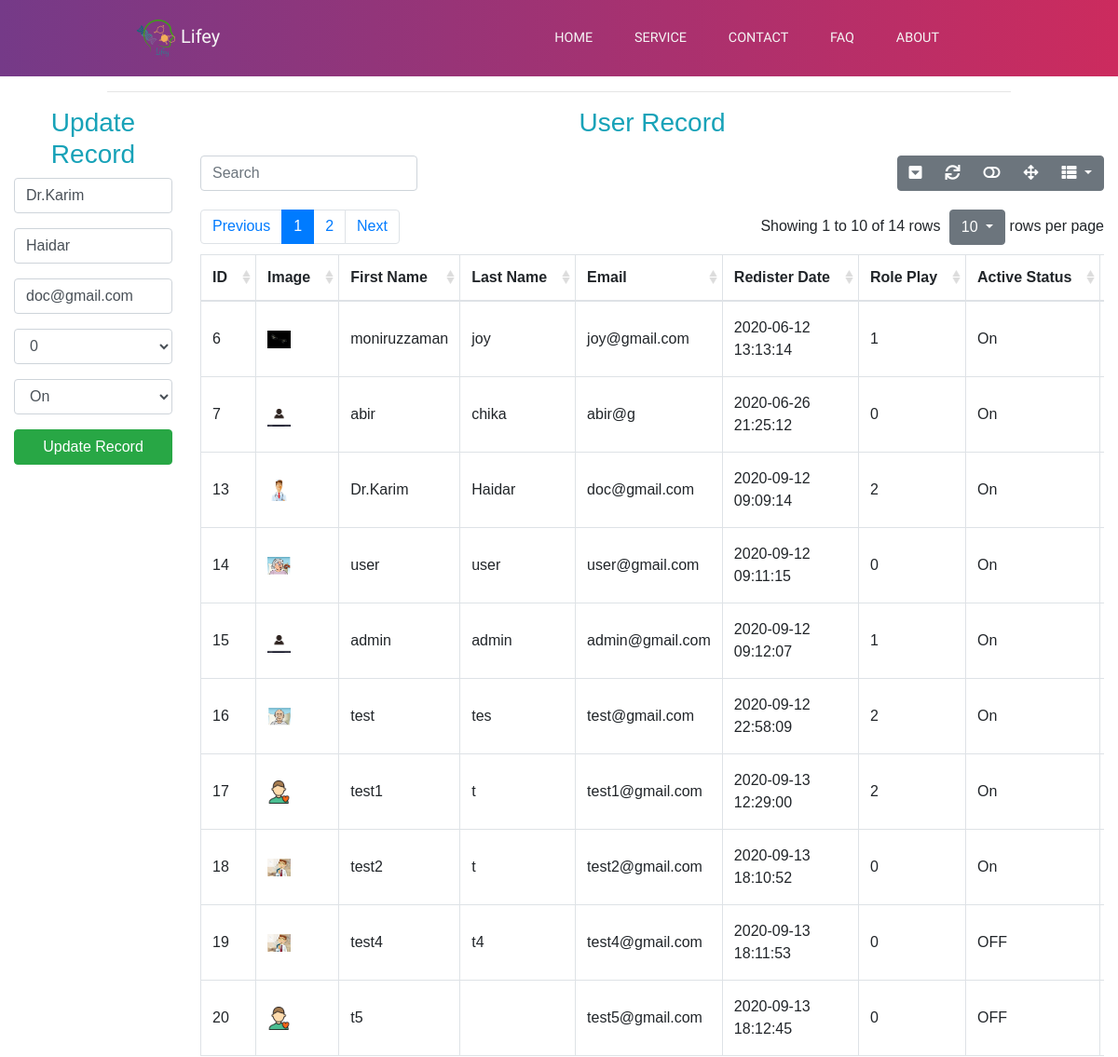
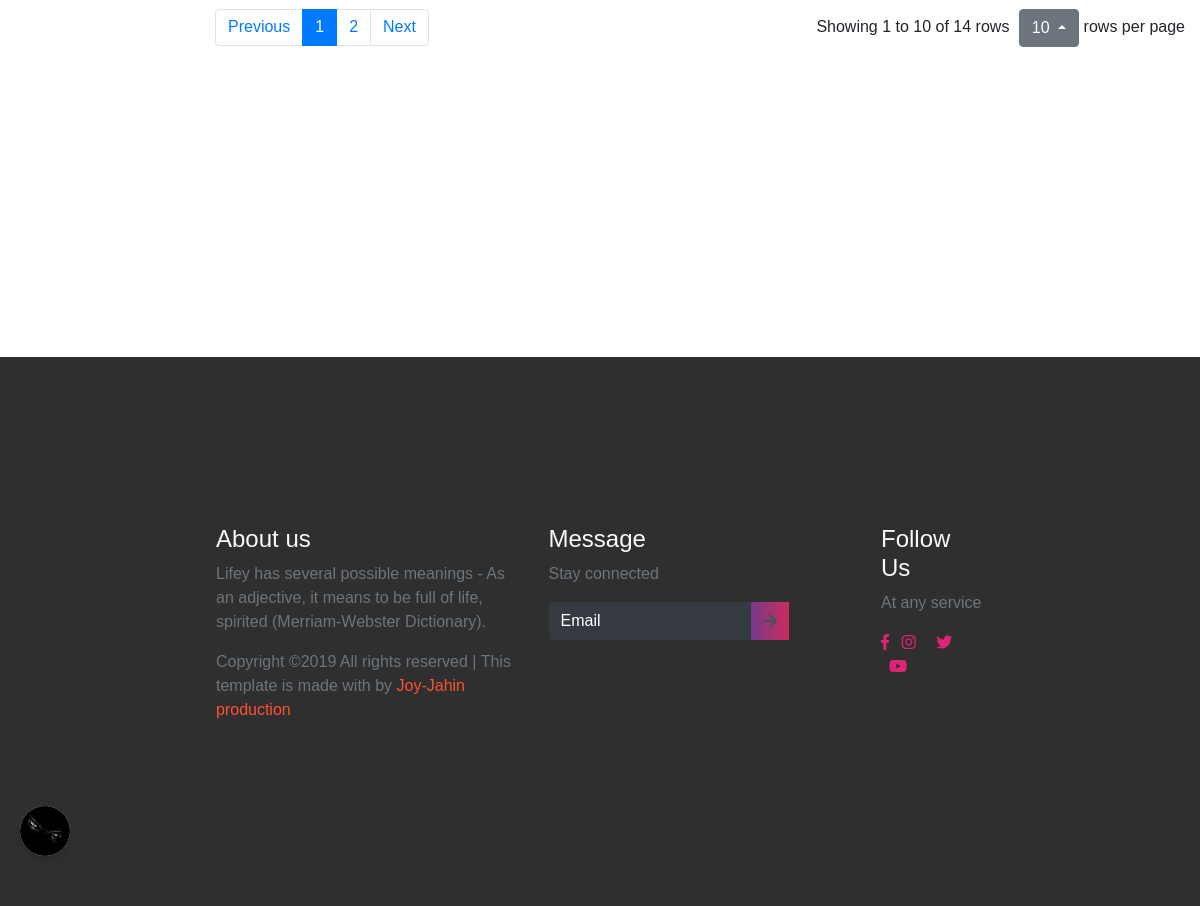
The app's page /lifey/pages/user_record.php?edit=13 (signed in) with its own data (2 pictures, top to bottom).
### tables this page shows
CREATE TABLE `user_registration` (
  `userID` int(11) NOT NULL,
  `firstName` varchar(255) DEFAULT NULL,
  `lastName` varchar(255) DEFAULT NULL,
  `email` varchar(255) NOT NULL,
  `password` varchar(200) NOT NULL,
  `token` varchar(255) DEFAULT NULL,
  `active` varchar(255) DEFAULT NULL,
  `profileImage` varchar(255) DEFAULT NULL,
  `registerDate` datetime DEFAULT NULL,
  `role_play` int(11) NOT NULL DEFAULT '0'
);

### lifey/pages/user_record_action.php (called while the page is built, shortened)
<?php
    global $ConnectingDB;
	if(isset($_GET['edit'])){
		$id=$_GET['edit'];
		$query="SELECT * FROM user_registration WHERE userID=?";
		$stmt=$ConnectingDB->prepare($query);
		$stmt->bind_param("i",$id);
		$stmt->execute();
		$result=$stmt->get_result();
		$row=$result->fetch_assoc();
		$firstname=$row['firstName'];
		$lastname=$row['lastName'];
        $email=$row['email'];
		$role=$row['role_play'];
		$status=$row['active'];
	}
?>

### lifey/pages/user_record.php (the view, shortened to what this page needs)
<?php require_once("Include/DB.php"); ?>
<?php include 'user_record_action.php';?>
<!DOCTYPE html>
<html lang="en">
<head>
  <link rel="stylesheet" href="https://maxcdn.bootstrapcdn.com/bootstrap/4.1.3/css/bootstrap.min.css">
  <link rel="stylesheet" type="text/css" href="https://cdn.datatables.net/v/bs4/dt-1.10.18/datatables.min.css" />
    <link rel="stylesheet" href="../css/custom/navbar_footer.css">
    <link rel="stylesheet" type="text/css" href="../css/custom/user_toggle.css">
    <link rel="stylesheet" type="text/css" href="../css/custom/user_record.css">
     <link rel="stylesheet" href="../css/custom/all.css">
    <link rel="stylesheet" href="https://use.fontawesome.com/releases/v5.6.3/css/all.css">
    <link rel="stylesheet" href="../css/bootstrap/bootstrap-table.min.css">
     <link href="https://unpkg.com/jquery-resizable-columns@0.2.3/dist/jquery.resizableColumns.css" rel="stylesheet">
    <link href="https://unpkg.com/bootstrap-table@1.17.1/dist/bootstrap-table.min.css" rel="stylesheet">
</head>
  <body>
<?php
			include ('user_toggle.php');
	?>
      <header>
        <div class="container-fluid p-0">
            <nav class="navbar navbar-expand-lg">
                <a class="navbar-brand" href="home.php">
                    <img src="../images/lifey_favicon.png" style="width:50px;height:50px;">Lifey</a>
                <div class="collapse navbar-collapse" id="navbarNav">
                    <ul class="navbar-nav">
                        <li class="nav-item active">
                            <a class="nav-link" href="home.php">HOME
                            </a>
                        </li>
                        <li class="nav-item">
                            <a class="nav-link" href="services.php">SERVICE</a>
                        </li>
                        <li class="nav-item">
                            <a class="nav-link" href="contact_page.php">CONTACT</a>
                        </li>
                        <li class="nav-item">
                            <a class="nav-link" href="FAQ.php">FAQ</a>
                        </li>
                        <li class="nav-item">
                            <a class="nav-link" href="about_us.php">ABOUT</a>
                        </li>
                    </ul>
                </div>
            </nav>
        </div>
    </header>
<main id="main-area">
<section class="user-upate" style="margin-bottom: 300px;">
  <div class="container-fluid ">
    <div class="row justify-content-center">
      <div class="col-md-10">
        <hr>
      </div>
    </div>
    <div class="row">
        <div class="col-md-2">
        <h3 class="text-center text-info">Update Record</h3>
          <form action="user_record_action.php" method="post" enctype="multipart/form-data">
          <div class="form-group">
            <input type="text" name="firstname" value="<?= $firstname; ?>" class="form-control" placeholder="Enter first name" required>
          </div>
          <div class="form-group">
            <input type="text" name="lastname" value="<?= $lastname; ?>" class="form-control" placeholder="Enter last name" required>
          </div>
          <div class="form-group">
            <input type="email" name="email" value="<?= $email; ?>" class="form-control" placeholder="Enter e-mail" required>
          </div>
          <div class="form-group">
        <select type="number" name="role" value="<?= $role; ?>" class="form-control" required>
                                    <option selected>0</option>
              </select>
              </div>
          <div class="form-group">
              <select type="text" name="status" value="<?= $status; ?>" class="form-control" required>
                                    <option selected>On</option>
                                    </select>
              </div>
          <div class="form-group">
            <input type="submit" name="update" class="btn btn-success btn-block" value="Update Record">
          </div>
        </form>
      </div>
        <div class="col-md-10">
           <?php
          global $ConnectingDB;
          $query = 'SELECT * FROM user_registration';
          $stmt = $ConnectingDB->prepare($query);
          $stmt->execute();
          $result = $stmt->get_result();
        ?>
        <h3 class="text-center text-info">User Record</h3>
        <table
               id="data-table"
               data-toggle="table"
               data-pagination="true"
               data-search="true"
               data-search-align="left"
               data-show-columns="true"
               data-show-toggle="true"
               data-show-refresh="true"
               data-show-fullscreen="true"
               data-show-pagination-switch="true"
               data-pagination-pre-text="Previous"
               data-pagination-next-text="Next"
               data-pagination-h-align="left"
               data-pagination-detail-h-align="right"
               data-page-list="[5, 10, 20, 30, 40, 50, ALL]"
               data-resizable="true"
               data-pagination-v-align="both"
               >
          <thead>
            <tr>
              <th data-field="userID" data-sortable="true">ID</th>
              <th data-field="profileImage" data-sortable="true">Image</th>
              <th data-field="firstName" data-sortable="true">First Name</th>
              <th data-field="lastName" data-sortable="true">Last Name</th>
              <th data-field="email" data-sortable="true">Email</th>
              <th data-field="registerDate" data-sortable="true">Redister Date</th>
              <th data-field="role_play" data-sortable="true">Role Play</th>
              <th data-field="active" data-sortable="true">Active Status</th>
            </tr>
          </thead>
          <tbody>
            <?php while ($row = $result->fetch_assoc()) { ?>
            <tr>
              <td><?= $row['userID']; ?></td>
              <td><img src="<?= $row['profileImage']; ?>" width="25"></td>
              <td><?= $row['firstName']; ?></td>
              <td><?= $row['lastName']; ?></td>
              <td><?= $row['email']; ?></td>
              <td><?= $row['registerDate']; ?></td>
              <td><?= $row['role_play']; ?></td>
              <td><?= $row['active']; ?></td>
              <td>
              </td>
            </tr>
            <?php } ?>
          </tbody>
        </table>
      </div>
    </div>
  </div>
  </section>
</main>
 <footer class="footer">
        <div class="container-fluid p-0">
            <div class="row text-left">
                <div class="col-md-5 col-sm-5">
                    <h4 class="text-light">About us</h4>
                    <p class="text-muted"> Lifey has several possible meanings - As an adjective, it means to be full of life, spirited (Merriam-Webster Dictionary).</p>
                    <p class="pt-6 text-muted">Copyright ©2019 All rights reserved | This template is made with by
                        <span>Joy-Jahin production</span>
                    </p>
                </div>
                <div class="col-md-5 col-sm-12">
                    <h4 class="text-light">Message</h4>
                    <p class="text-muted">Stay connected</p>
                    <form class="form-inline">
                        <div class="col pl-0">
                            <div class="input-group pr-5">
                                <input type="text" class="form-control bg-dark text-white" id="inlineFormInputGroupUsername2" placeholder="Email">
                                <div class="input-group-prepend">
                                    <div class="input-group-text">
                                        <i class="fas fa-arrow-right"></i>
                                    </div>
                                </div>
                            </div>
                        </div>
                    </form>
                </div>
                <div class="col-md-2 col-sm-12">
                    <h4 class="text-light">Follow Us</h4>
                    <p class="text-muted">At any service</p>
                    <div class="column text-light">
                        <i class="fab fa-facebook-f"></i>
                        <i class="fab fa-instagram"></i>
                        <i class="fab fa-twitter"></i>
                        <i class="fab fa-youtube"></i>
                    </div>
                </div>
            </div>
        </div>
    </footer>
</body>
</html>

### lifey/css/custom/navbar_footer.css (style rules this page uses)
* { box-sizing: border-box; }
header { overflow-x: hidden; }
:root { --Sniglet-font: "Sniglet", cursive; --Rubik: "Rubik", cursive; --Patua: "Patua One", cursive; --Lobster: "lobster", cursive; --light-black: #2e2c2caf; --bggradient: -webkit-linear-gradient(to right, #753a88, #cc2b5e); --bggradient: linear-gradient(to right, #753a88, #cc2b5e); --light-gray: rgba(255, 255, 255, 0.877); }
header a { font-family: var(--Sniglet-font); font-size: 0.9em; color: whitesmoke; }
header .nav-item:last-child { padding-right: 10.5em; }
header .nav-item { padding: 0.9em; }
header .navbar-brand { padding-left: 8rem; }
header { background: #cc2b5e; background: var(--bggradient); }
footer { background: rgba(0, 0, 0, 0.815); overflow-x: hidden; padding: 14vmin 18vmin; }
footer p > span { color: #ff512f; }
footer input { border: none !important; }
footer input::placeholder { color: white !important; }
footer .input-group .input-group-text { background: var(--bggradient); border: none; }
footer .column i { color: #dd2476; }
footer .column i + i { padding: 0 0.5em; }

### lifey/css/custom/user_toggle.css (style rules this page uses)
* { margin: 0; padding: 0; font-family: 'poppins',sans-serif; }

### lifey/css/custom/all.css (style rules this page uses)
.fa, .fas, .far, .fal, .fab { -moz-osx-font-smoothing: grayscale; -webkit-font-smoothing: antialiased; display: inline-block; font-style: normal; font-variant: normal; text-rendering: auto; line-height: 1; }
.fa-arrow-right:before { content: "\f061"; }
.fa-facebook-f:before { content: "\f39e"; }
.fa-instagram:before { content: "\f16d"; }
.fa-twitter:before { content: "\f099"; }
.fa-youtube:before { content: "\f167"; }
.fab { font-family: 'Font Awesome 5 Brands'; }
.fa, .fas { font-family: 'Font Awesome 5 Free'; font-weight: 900; }

### records on screen
user_registration: firstname "Dr.Karim", lastname "Haidar", email "doc@gmail.com", role "0", status "On", userID "13", profileImage (picture), firstName "Dr.Karim", lastName "Haidar", registerDate "2020-09-12 09:09:14", role_play "2", active "On"
user_registration: userID "6", profileImage (picture), firstName "moniruzzaman", lastName "joy", email "joy@gmail.com", registerDate "2020-06-12 13:13:14", role_play "1", active "On"
user_registration: userID "7", profileImage (picture), firstName "abir", lastName "chika", email "abir@g", registerDate "2020-06-26 21:25:12", role_play "0", active "On"
user_registration: userID "14", profileImage (picture), firstName "user", lastName "user", email "user@gmail.com", registerDate "2020-09-12 09:11:15", role_play "0", active "On"
user_registration: userID "15", profileImage (picture), firstName "admin", lastName "admin", email "admin@gmail.com", registerDate "2020-09-12 09:12:07", role_play "1", active "On"
user_registration: userID "16", profileImage (picture), firstName "test", lastName "tes", email "test@gmail.com", registerDate "2020-09-12 22:58:09", role_play "2", active "On"
user_registration: userID "17", profileImage (placeholder picture), firstName "test1", lastName "t", email "test1@gmail.com", registerDate "2020-09-13 12:29:00", role_play "2", active "On"
user_registration: userID "18", profileImage (picture), firstName "test2", lastName "t", email "test2@gmail.com", registerDate "2020-09-13 18:10:52", role_play "0", active "On"
user_registration: userID "19", profileImage (picture), firstName "test4", lastName "t4", email "test4@gmail.com", registerDate "2020-09-13 18:11:53", role_play "0", active "OFF"
user_registration: userID "20", profileImage (placeholder picture), firstName "t5", email "test5@gmail.com", registerDate "2020-09-13 18:12:45", role_play "0", active "OFF"
